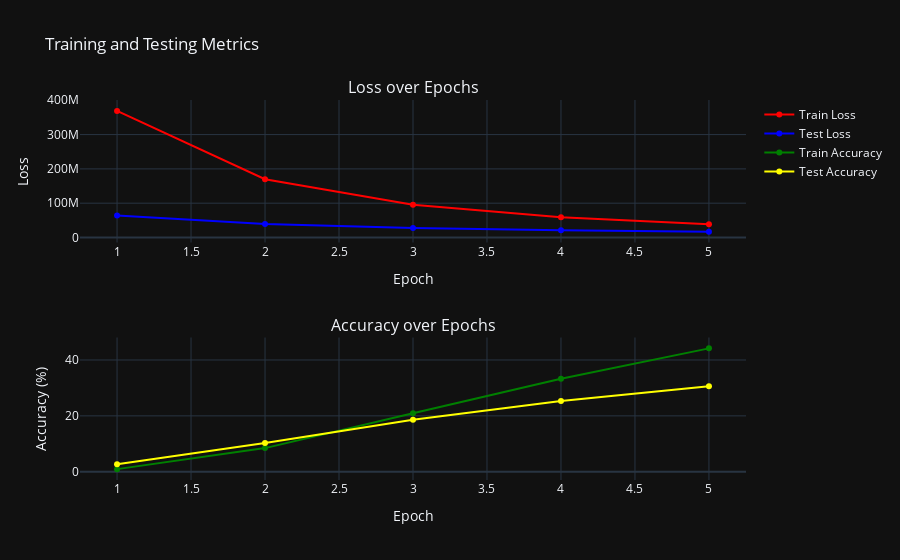

This figure's notebook cell:
### Code cell
Word2Vec.plot_metrics(*res)

### Figure 1 — Plotly figure (JSON) as saved in the notebook; plotly's stock layout.template omitted (floating-point values rounded to 4 significant figures)
{"data": [{"line": {"color": "red"}, "mode": "lines+markers", "name": "Train Loss", "type": "scatter", "x": [1, 2, 3, 4, 5], "xaxis": "x", "y": [369100000.0, 169800000.0, 95710000.0, 59090000.0, 38340000.0], "yaxis": "y"}, {"line": {"color": "blue"}, "mode": "lines+markers", "name": "Test Loss", "type": "scatter", "x": [1, 2, 3, 4, 5], "xaxis": "x", "y": [64353511, 39060000.0, 27370000.0, 20980000.0, 17130000.0], "yaxis": "y"}, {"line": {"color": "green"}, "mode": "lines+markers", "name": "Train Accuracy", "type": "scatter", "x": [1, 2, 3, 4, 5], "xaxis": "x2", "y": [0.9341, 8.455, 20.91, 33.31, 44.16], "yaxis": "y2"}, {"line": {"color": "yellow"}, "mode": "lines+markers", "name": "Test Accuracy", "type": "scatter", "x": [1, 2, 3, 4, 5], "xaxis": "x2", "y": [2.673, 10.29, 18.57, 25.31, 30.63], "yaxis": "y2"}], "layout": {"annotations": [{"font": {"size": 16}, "showarrow": false, "text": "Loss over Epochs", "x": 0.5, "xanchor": "center", "xref": "paper", "y": 1, "yanchor": "bottom", "yref": "paper"}, {"font": {"size": 16}, "showarrow": false, "text": "Accuracy over Epochs", "x": 0.5, "xanchor": "center", "xref": "paper", "y": 0.375, "yanchor": "bottom", "yref": "paper"}], "title": {"text": "Training and Testing Metrics"}, "xaxis": {"anchor": "y", "domain": [0, 1], "title": {"text": "Epoch"}}, "xaxis2": {"anchor": "y2", "domain": [0, 1], "title": {"text": "Epoch"}}, "yaxis": {"anchor": "x", "domain": [0.625, 1], "title": {"text": "Loss"}}, "yaxis2": {"anchor": "x2", "domain": [0, 0.375], "title": {"text": "Accuracy (%)"}}}}
